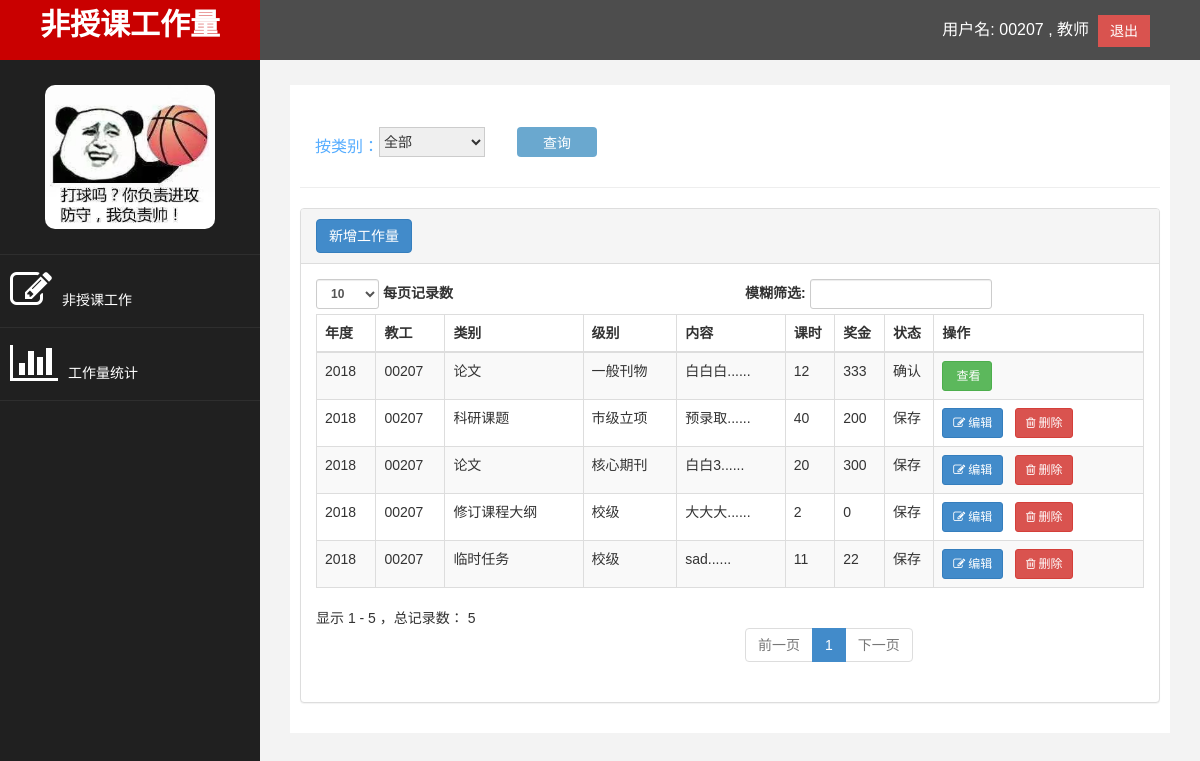
Page /mywork.php (signed in) on the committed database.
### tables this page shows
CREATE TABLE `work` (
  `id` int(11) NOT NULL COMMENT '主键',
  `year` varchar(4) NOT NULL COMMENT '材料年度',
  `teacherId` varchar(20) NOT NULL COMMENT '教工号',
  `typeName` varchar(32) NOT NULL COMMENT '类别名称',
  `rankName` varchar(20) NOT NULL COMMENT '级别名',
  `content` varchar(500) NOT NULL COMMENT '内容',
  `amount` int(11) NOT NULL COMMENT '数量',
  `classHour` int(11) DEFAULT NULL COMMENT '折算课时',
  `money` int(11) DEFAULT NULL COMMENT '奖励金额',
  `evidence` varchar(200) DEFAULT NULL COMMENT '证明材料',
  `remarks` varchar(200) DEFAULT NULL COMMENT '备注',
  `recorder` varchar(32) NOT NULL COMMENT '记录人',
  `status` varchar(2) NOT NULL COMMENT '状态'
);

### mywork.php (the view, shortened to what this page needs)
<?php
include_once 'base.php';
include_once 'dbconfig.php';
$authority = $_SESSION['authority'];
$teacherId = $authority['userName'];
$type = "";
$statement = "select * from work where teacherId = $teacherId";
$statmentObject = $pdo->prepare($statement);
$statmentObject->execute();
$result = $statmentObject->fetchAll();
?>
  <div id="page-wrapper" >
	<div id="page-inner">
		<div class="row">
			<div class="searchbody">
				<form method='post' action='mywork.php'>
					<div class="mycheck">
						<div class="mytype">
							<p class="mytype-title">按类别：</p>
							<select class="mytype-item" name="type_item" width=30>
								<option value="0" <?=empty($type)?"selected":''?>>全部</option>
							</select>
						</div>
						<div class="querybtn">
							<input type='submit' value='查询' />
						</div>
					</div>
				</form>
			</div>
		</div>
		<hr />
		<div class="row">
			<div class="col-md-12">
				<div class="panel panel-default">
					<div class="panel-heading">
						<b><a href='insertmywork.php' class="btn btn-primary">新增工作量</a></b>
					</div>
					<div class="panel-body">
						<div class="table-responsive">
							<table class="table table-striped table-bordered table-hover"
								id="dataTables-example">
								<thead>
									<tr>
									    <th>年度</th>	 <th>教工</th> <th>类别</th> <th>级别</th> <th>内容</th>
										<th>课时</th><th>奖金</th><th>状态</th><th>操作</th>
									</tr>
								</thead>
								<tbody>
                        		<?php
                                $line = 0;
                                foreach ($result as $row) {
                                    $line ++;
                                    $linecolor = $line % 2 == 0 ? 'odd gradeX' : 'even gradeC';
                                    echo "<tr class='$linecolor'>";
                                    echo "<td>" . $row['year'] . "</td>";
                                    echo "<td>" . $row['teacherId'] . "</td>";
                                    echo "<td>" . $row['typeName'] . "</td>";
                                    echo "<td>" . $row['rankName'] . "</td>";
                                    echo "<td>" . mb_substr($row['content'],0,3,'utf-8') ."......</td>";
                                    echo "<td>" . $row['classHour'] . "</td>";
                                    echo "<td>" . $row['money'] . "</td>";
                                    echo "<td>" . $row['status'] . "</td>";
                                    $url = "editmywork.php?id=".$row ['id'];
									$delurl = "deletemywork.php?id=".$row ['id'];
									$view = "viewmywork.php?id=".$row ['id'];
									if($row['status'] == '保存'){
									    echo "<td><a class='btn btn-primary btn-sm shiny' href='".$url."'><i class='fa fa-edit'>&nbsp;编辑</i></a>
								    	&nbsp;&nbsp;<a class='btn btn-danger btn-sm shiny' href='" . $delurl . "'><i class='fa fa-trash-o'>&nbsp;删除</i></a></td>";
									}else{
									    echo "<td><a class='btn btn-success btn-sm shiny' href='".$view."'>&nbsp;查看</a></td>";
									}
									echo "</tr>";
                                }
                                ?>
								</tbody>
							</table>
						</div>
					</div>
				</div>
			</div>
		</div>
	</div>
</div>
</div>
</body>
</html>

### assets/css/hu.css (style rules this page uses)
.mycheck { max-width: 1000px; margin: 0 auto; padding-top: 16px; }
.mytype { float: left; margin-left: 30px; margin-top: 16px; margin-right: 32px; }
.mytype-title { font-size: 16px; color: #56adff; float: left; height: 30px; line-height: 0px; }
.mytype-item { float: left; height: 30px; border: 1px solid #ccc; }
.querybtn { float: left; width: 80px; height: 30px; margin-top: 16px; background-color: #6aa8cf; line-height: 30px; text-align: center; color: #ffffff; font-size: 14px; border-radius: 4px; cursor: pointer; }
.querybtn input { height: 30px; line-height: 30px; width: 80px; border: none; background-color: transparent; color: white; -webkit-appearance: none; appearance: none; }

### assets/css/custom.css (style rules this page uses)
body { font-family: 'Open Sans', sans-serif; }
#page-wrapper { padding: 15px 15px; min-height: 600px; background: #F3F3F3; }
#page-inner { width: 100%; margin: 10px 20px 10px 0px; background-color: #fff !important; padding: 10px; min-height: 320px; }
p { font-size: 16px; line-height: 25px; padding-top: 20px; }
@media ( min-width :768px) { #page-wrapper { margin: 0 0 0 260px; padding: 15px 30px; min-height: 1200px; } }

### rows in the picture
work: year "2018", teacherId "00207", typeName "论文", rankName "一般刊物", content "白白白", classHour "12", money "333", status "确认"
work: year "2018", teacherId "00207", typeName "科研课题", rankName "市级立项", content "预录取", classHour "40", money "200", status "保存"
work: year "2018", teacherId "00207", typeName "论文", rankName "核心期刊", content "白白3", classHour "20", money "300", status "保存"
work: year "2018", teacherId "00207", typeName "修订课程大纲", rankName "校级", content "大大大", classHour "2", money "0", status "保存"
work: year "2018", teacherId "00207", typeName "临时任务", rankName "校级", content "sad", classHour "11", money "22", status "保存"

### other values in the picture
$userName "00207"
$ro "教师"
